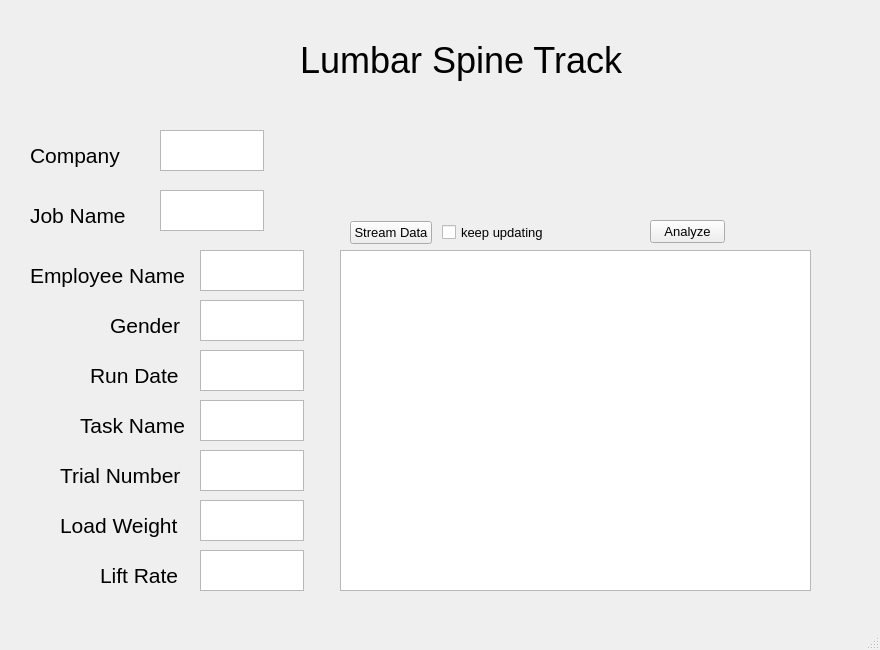
<?xml version="1.0" encoding="UTF-8"?>
<ui version="4.0">
 <class>MainWindow</class>
 <widget class="QMainWindow" name="MainWindow">
  <property name="geometry">
   <rect>
    <x>0</x>
    <y>0</y>
    <width>880</width>
    <height>650</height>
   </rect>
  </property>
  <property name="font">
   <font>
    <pointsize>10</pointsize>
   </font>
  </property>
  <property name="windowTitle">
   <string>MainWindow</string>
  </property>
  <property name="autoFillBackground">
   <bool>false</bool>
  </property>
  <property name="documentMode">
   <bool>false</bool>
  </property>
  <widget class="QWidget" name="centralwidget">
   <widget class="PlotWidget" name="grPlot">
    <property name="geometry">
     <rect>
      <x>340</x>
      <y>250</y>
      <width>471</width>
      <height>341</height>
     </rect>
    </property>
   </widget>
   <widget class="QTextEdit" name="Gender">
    <property name="geometry">
     <rect>
      <x>200</x>
      <y>300</y>
      <width>104</width>
      <height>41</height>
     </rect>
    </property>
   </widget>
   <widget class="QTextEdit" name="Job_Name">
    <property name="geometry">
     <rect>
      <x>160</x>
      <y>190</y>
      <width>104</width>
      <height>41</height>
     </rect>
    </property>
   </widget>
   <widget class="QLabel" name="Price_5">
    <property name="geometry">
     <rect>
      <x>80</x>
      <y>410</y>
      <width>121</width>
      <height>31</height>
     </rect>
    </property>
    <property name="font">
     <font>
      <pointsize>16</pointsize>
     </font>
    </property>
    <property name="text">
     <string>Task Name</string>
    </property>
   </widget>
   <widget class="QTextEdit" name="Task_Name">
    <property name="geometry">
     <rect>
      <x>200</x>
      <y>400</y>
      <width>104</width>
      <height>41</height>
     </rect>
    </property>
   </widget>
   <widget class="QTextEdit" name="Lift_Rate">
    <property name="geometry">
     <rect>
      <x>200</x>
      <y>550</y>
      <width>104</width>
      <height>41</height>
     </rect>
    </property>
   </widget>
   <widget class="QTextEdit" name="Trial_Number">
    <property name="geometry">
     <rect>
      <x>200</x>
      <y>450</y>
      <width>104</width>
      <height>41</height>
     </rect>
    </property>
   </widget>
   <widget class="QTextEdit" name="Load_Weight">
    <property name="geometry">
     <rect>
      <x>200</x>
      <y>500</y>
      <width>104</width>
      <height>41</height>
     </rect>
    </property>
   </widget>
   <widget class="QTextEdit" name="Company">
    <property name="geometry">
     <rect>
      <x>160</x>
      <y>130</y>
      <width>104</width>
      <height>41</height>
     </rect>
    </property>
   </widget>
   <widget class="QLabel" name="Price_3">
    <property name="geometry">
     <rect>
      <x>30</x>
      <y>260</y>
      <width>181</width>
      <height>31</height>
     </rect>
    </property>
    <property name="font">
     <font>
      <pointsize>16</pointsize>
     </font>
    </property>
    <property name="text">
     <string>Employee Name</string>
    </property>
   </widget>
   <widget class="QLabel" name="Price_10">
    <property name="geometry">
     <rect>
      <x>60</x>
      <y>510</y>
      <width>121</width>
      <height>31</height>
     </rect>
    </property>
    <property name="font">
     <font>
      <pointsize>16</pointsize>
     </font>
    </property>
    <property name="text">
     <string>Load Weight</string>
    </property>
   </widget>
   <widget class="QLabel" name="Price_7">
    <property name="geometry">
     <rect>
      <x>100</x>
      <y>560</y>
      <width>101</width>
      <height>31</height>
     </rect>
    </property>
    <property name="font">
     <font>
      <pointsize>16</pointsize>
     </font>
    </property>
    <property name="text">
     <string>Lift Rate</string>
    </property>
   </widget>
   <widget class="QTextEdit" name="Emp_Name">
    <property name="geometry">
     <rect>
      <x>200</x>
      <y>250</y>
      <width>104</width>
      <height>41</height>
     </rect>
    </property>
   </widget>
   <widget class="QTextEdit" name="Run_Date">
    <property name="geometry">
     <rect>
      <x>200</x>
      <y>350</y>
      <width>104</width>
      <height>41</height>
     </rect>
    </property>
   </widget>
   <widget class="QLabel" name="Price_4">
    <property name="geometry">
     <rect>
      <x>90</x>
      <y>360</y>
      <width>101</width>
      <height>31</height>
     </rect>
    </property>
    <property name="font">
     <font>
      <pointsize>16</pointsize>
     </font>
    </property>
    <property name="text">
     <string>Run Date</string>
    </property>
   </widget>
   <widget class="QLabel" name="Price_6">
    <property name="geometry">
     <rect>
      <x>110</x>
      <y>310</y>
      <width>71</width>
      <height>31</height>
     </rect>
    </property>
    <property name="font">
     <font>
      <pointsize>16</pointsize>
     </font>
    </property>
    <property name="text">
     <string>Gender</string>
    </property>
   </widget>
   <widget class="QLabel" name="Price_2">
    <property name="geometry">
     <rect>
      <x>30</x>
      <y>200</y>
      <width>101</width>
      <height>31</height>
     </rect>
    </property>
    <property name="font">
     <font>
      <pointsize>16</pointsize>
     </font>
    </property>
    <property name="text">
     <string>Job Name</string>
    </property>
   </widget>
   <widget class="QLabel" name="Price_8">
    <property name="geometry">
     <rect>
      <x>60</x>
      <y>460</y>
      <width>131</width>
      <height>31</height>
     </rect>
    </property>
    <property name="font">
     <font>
      <pointsize>16</pointsize>
     </font>
    </property>
    <property name="text">
     <string>Trial Number</string>
    </property>
   </widget>
   <widget class="QLabel" name="Price">
    <property name="geometry">
     <rect>
      <x>30</x>
      <y>140</y>
      <width>101</width>
      <height>31</height>
     </rect>
    </property>
    <property name="font">
     <font>
      <pointsize>16</pointsize>
     </font>
    </property>
    <property name="text">
     <string>Company</string>
    </property>
   </widget>
   <widget class="QPushButton" name="pushButton">
    <property name="geometry">
     <rect>
      <x>650</x>
      <y>220</y>
      <width>75</width>
      <height>23</height>
     </rect>
    </property>
    <property name="text">
     <string>Analyze</string>
    </property>
   </widget>
   <widget class="QLabel" name="Price_9">
    <property name="geometry">
     <rect>
      <x>300</x>
      <y>20</y>
      <width>341</width>
      <height>81</height>
     </rect>
    </property>
    <property name="maximumSize">
     <size>
      <width>341</width>
      <height>16777215</height>
     </size>
    </property>
    <property name="font">
     <font>
      <pointsize>27</pointsize>
     </font>
    </property>
    <property name="text">
     <string>Lumbar Spine Track</string>
    </property>
   </widget>
   <widget class="QWidget" name="">
    <property name="geometry">
     <rect>
      <x>350</x>
      <y>220</y>
      <width>196</width>
      <height>26</height>
     </rect>
    </property>
    <layout class="QHBoxLayout" name="horizontalLayout">
     <property name="spacing">
      <number>10</number>
     </property>
     <property name="rightMargin">
      <number>0</number>
     </property>
     <property name="bottomMargin">
      <number>0</number>
     </property>
     <item>
      <widget class="QPushButton" name="btnAdd">
       <property name="text">
        <string>Stream Data</string>
       </property>
      </widget>
     </item>
     <item>
      <widget class="QCheckBox" name="chkMore">
       <property name="text">
        <string>keep updating</string>
       </property>
      </widget>
     </item>
    </layout>
   </widget>
   <zorder>grPlot</zorder>
   <zorder>btnAdd</zorder>
   <zorder>chkMore</zorder>
   <zorder>Gender</zorder>
   <zorder>Job_Name</zorder>
   <zorder>Price_5</zorder>
   <zorder>Task_Name</zorder>
   <zorder>Lift_Rate</zorder>
   <zorder>Trial_Number</zorder>
   <zorder>Load_Weight</zorder>
   <zorder>Company</zorder>
   <zorder>Price_3</zorder>
   <zorder>Price_10</zorder>
   <zorder>Price_7</zorder>
   <zorder>Emp_Name</zorder>
   <zorder>Run_Date</zorder>
   <zorder>Price_4</zorder>
   <zorder>Price_6</zorder>
   <zorder>Price_2</zorder>
   <zorder>Price_8</zorder>
   <zorder>Price</zorder>
   <zorder>pushButton</zorder>
   <zorder>Price_9</zorder>
  </widget>
  <widget class="QStatusBar" name="statusbar"/>
 </widget>
 <customwidgets>
  <customwidget>
   <class>PlotWidget</class>
   <extends>QGraphicsView</extends>
   <header location="global">pyqtgraph</header>
  </customwidget>
 </customwidgets>
 <resources/>
 <connections/>
</ui>
